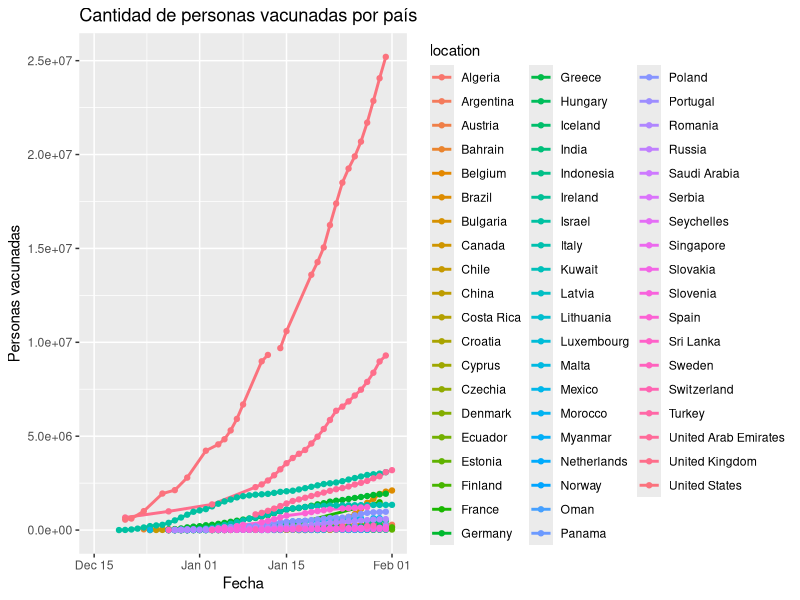
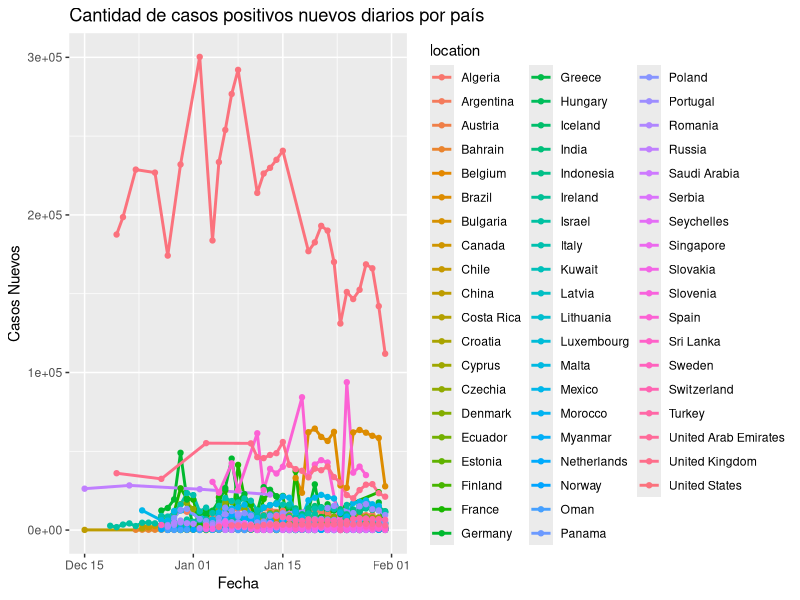
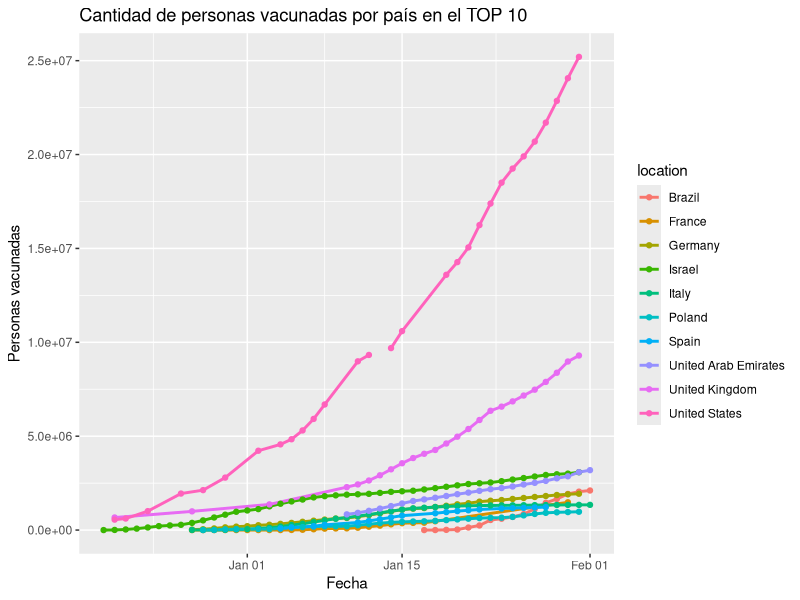
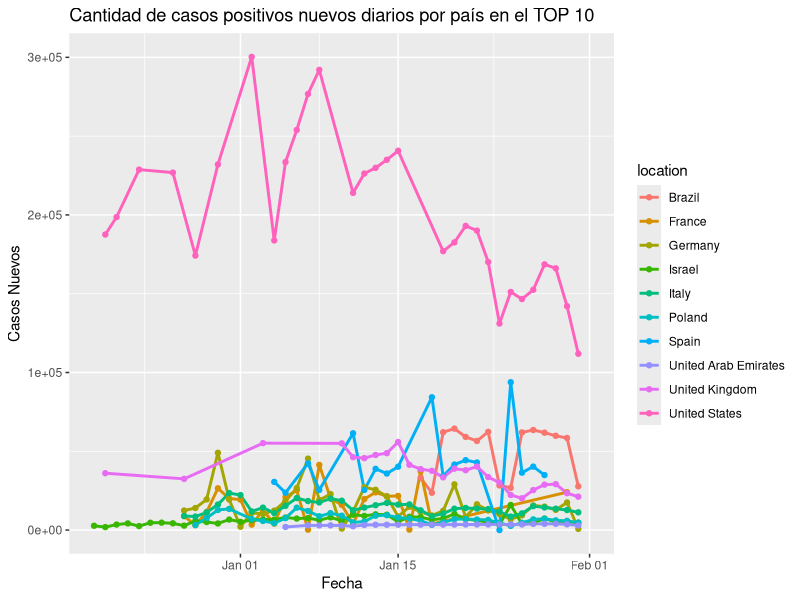
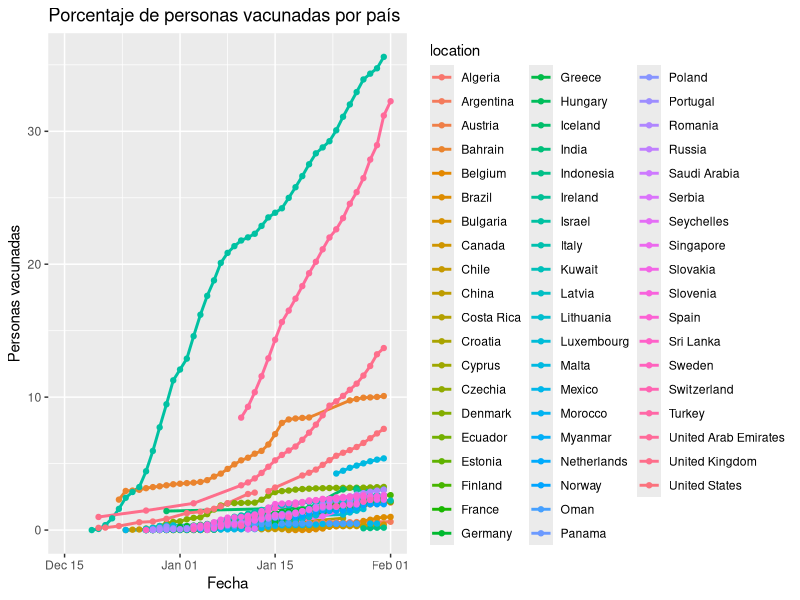
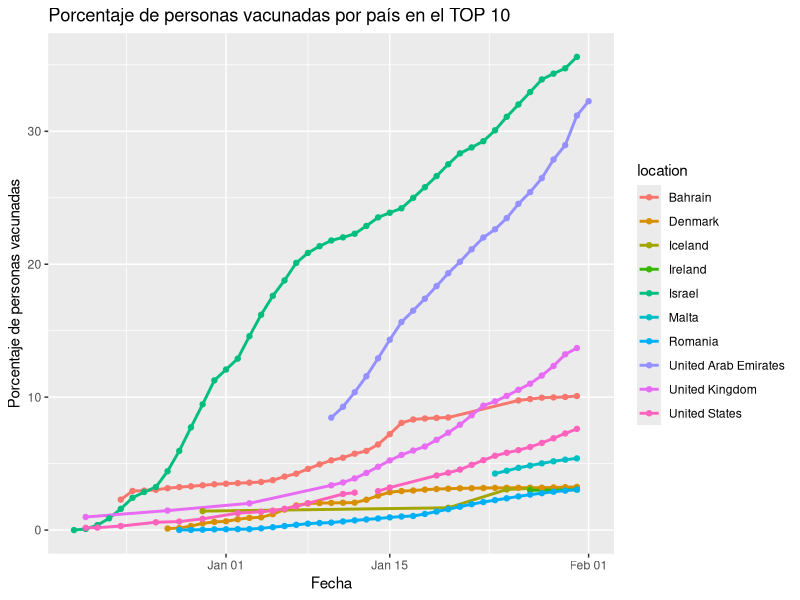
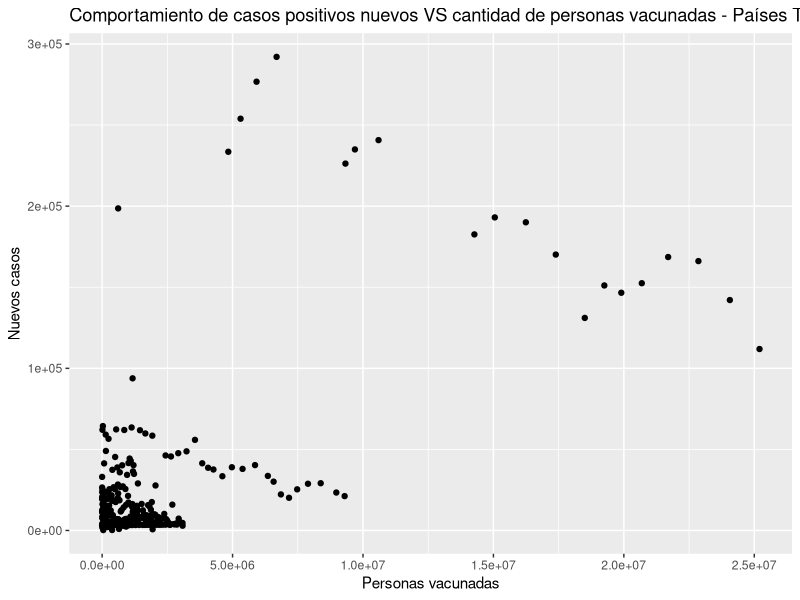
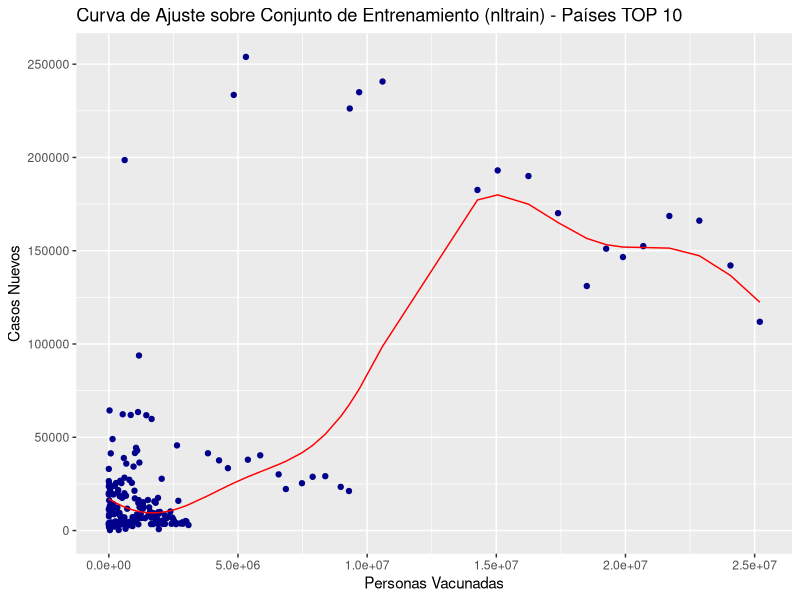

The R source for these figures, in order:
# BEDU - DATA ANALYSIS (SANTANDER) 
# Módulo 2: Programación y estadística con R

# Equipo 8
# Miriam Mayela Alcocer Anaya
# Ana Silvia Escalante
# Fatima Martínez Torres
# Yael Isaac Ramírez Méndez

# Paquetería a usar
library(dplyr)
library(e1071)
library(ggplot2)
library(caTools)

# Importación del data set ya filtrado con columnas necesarias
dataCovid <- read.csv(file = "owid-covid-data.csv")

# Filtración para obtener registros de países que ya tengan vacunas
dataCovidFilter <- dataCovid %>% filter(total_vaccinations > 0)
dataCovidFilter <- dataCovidFilter %>% filter(location != "World")

# Date format
dataCovidFilter$date = as.Date(dataCovidFilter$date, format = "%d/%m/%Y")

# Visualización de todos los países
jpeg(filename = "vacunados_mundo.jpg", width = 1300, height = 730, quality = 100, res = 125)

dataCovidFilter %>%
  group_by(location) %>%
  ggplot(aes(x=date, y=people_vaccinated, color=location)) +
  geom_line(size=1) + 
  geom_point(size=1.5) + 
  xlab("Fecha") +
  ylab("Personas vacunadas") +
  ggtitle("Cantidad de personas vacunadas por país")

dev.off()

jpeg(filename = "casosnuevos_paises.jpg", width = 1300, height = 730, quality = 100, res = 125)

dataCovidFilter %>%
  group_by(location, date) %>%
  ggplot(aes(x=date, y=new_cases, color=location)) +
  geom_line(size=1) + 
  geom_point(size=1.5) +
  xlab("Fecha") +
  ylab("Casos Nuevos") +
  ggtitle("Cantidad de casos positivos nuevos diarios por país")

dev.off()

# Ordenación de datos para obtener el TOP 10 de países con más personas vacunadas
orderedDataCovid <- dataCovidFilter[order(dataCovidFilter$people_vaccinated, decreasing = TRUE),]
dataCovidUnique <- orderedDataCovid[match(unique(orderedDataCovid$location), orderedDataCovid$location),]
#orderedDataCovid <- dataCovidUnique[order(dataCovidUnique$people_vaccinated, decreasing = TRUE),]
topDataCovidUnique <- dataCovidUnique[1:10,]
topDataCovid <- dataCovidFilter %>% filter(location %in% topDataCovidUnique$location)

# Visualización de los datos del TOP 10 de países

jpeg(filename = "vacunados_top.jpg", width = 1300, height = 730, quality = 100, res = 125)

topDataCovid %>%
  group_by(location) %>%
  ggplot(aes(x=date, y=people_vaccinated, color=location)) +
  geom_line(size=1) + 
  geom_point(size=1.5) +
  xlab("Fecha") +
  ylab("Personas vacunadas") +
  ggtitle("Cantidad de personas vacunadas por país en el TOP 10")

dev.off()

jpeg(filename = "casosnuevos_top.jpg", width = 1300, height = 730, quality = 100, res = 125)

topDataCovid %>%
  group_by(location, date) %>%
  ggplot(aes(x=date, y=new_cases, color=location)) +
  geom_line(size=1) + 
  geom_point(size=1.5) +
  xlab("Fecha") +
  ylab("Casos Nuevos") +
  ggtitle("Cantidad de casos positivos nuevos diarios por país en el TOP 10")

dev.off()

# Porcentaje poblacional
dataCovidFilter$porcentaje_vacunado <- dataCovidFilter$people_vaccinated * 100/dataCovidFilter$population

# Visualización de todos los países

jpeg(filename = "vacunados_porcentaje_mundo.jpg", width = 1300, height = 730, quality = 100, res = 125)

dataCovidFilter %>%
  group_by(location) %>%
  ggplot(aes(x=date, y=porcentaje_vacunado, color=location)) +
  geom_line(size=1) + 
  geom_point(size=1.5) + 
  xlab("Fecha") +
  ylab("Personas vacunadas") +
  ggtitle("Porcentaje de personas vacunadas por país")

dev.off()

# Ordenación de datos para obtener el TOP 10 de países con mayor porcentaje de personas vacunadas
orderedDataCovidPorcentaje <- dataCovidFilter[order(dataCovidFilter$porcentaje_vacunado, decreasing = TRUE),]
dataCovidUniquePorcentaje <- orderedDataCovidPorcentaje[match(unique(orderedDataCovidPorcentaje$location), orderedDataCovidPorcentaje$location),]
#orderedDataCovid <- dataCovidUnique[order(dataCovidUnique$people_vaccinated, decreasing = TRUE),]
topDataCovidUniquePorcentaje <- dataCovidUniquePorcentaje[1:10,]
topDataCovidPorcentaje <- dataCovidFilter %>% filter(location %in% topDataCovidUniquePorcentaje$location)

# Visualización de los datos del TOP 10 de países

jpeg(filename = "vacunados_porcentaje_top.jpg", width = 1300, height = 730, quality = 100, res = 125)

topDataCovidPorcentaje %>%
  group_by(location) %>%
  ggplot(aes(x=date, y=porcentaje_vacunado, color=location)) +
  geom_line(size=1) + 
  geom_point(size=1.5) +
  xlab("Fecha") +
  ylab("Porcentaje de personas vacunadas") +
  ggtitle("Porcentaje de personas vacunadas por país en el TOP 10")

dev.off()



# --------Análisis de Correlación--------

# Omitir NA's
S_topDataCovid <- na.omit(topDataCovid)
write.csv(S_topDataCovid, file = "topDataCovid.csv")
attach(S_topDataCovid)

# Primera prueba de correlación entre la cantidad de personas vacunadas y los casos positivos nuevos por día
correlacion <- cor(people_vaccinated, new_cases)

# Prueba con un modelo de regresión lineal
modelo <- lm(new_cases ~ people_vaccinated)
summary(modelo) # p-value importante, pero R^2 mínima

# Visualización

jpeg(filename = "casosnuevos_vacunados_top.jpg", width = 1300, height = 730, quality = 100, res = 125)

S_topDataCovid %>%
  ggplot() +
  aes(people_vaccinated, new_cases) +
  geom_point() +
  xlab("Personas vacunadas") +
  ylab("Nuevos casos") +
  ggtitle("Comportamiento de casos positivos nuevos VS cantidad de personas vacunadas - Países TOP 10")

dev.off()

# Prueba de modelo de regresión con Vectores de Soporte (SVR)

# Dividir a datos de entrenamiento y de prueba a un 70%
split <- sample.split(S_topDataCovid$new_cases, SplitRatio = 0.7)
nltrain <- subset(S_topDataCovid, split == TRUE) # entrenamiento
nltest <- subset(S_topDataCovid, split == FALSE) # prueba

# Modelo de SVM en su tipo en reresión
set.seed(1234)
regresor_svr <- svm(new_cases ~ people_vaccinated, data = nltrain, type = "eps-regression")

# --------ENTRENAMIENTO--------

# Predicciones sobre el conjunto de entrenamiento
newcases_svr_predict <- predict(regresor_svr, nltrain)

# Prueba de correlación
cor(nltrain$new_cases, newcases_svr_predict)
summary(regresor_svr)

# Visualización

jpeg(filename = "svm_top_entrenamiento.jpg", width = 1300, height = 730, quality = 100, res = 125)

nltrain %>%
  ggplot() +
  geom_point(aes(people_vaccinated, new_cases), color = "darkblue") +
  geom_line(aes(x = people_vaccinated, y = newcases_svr_predict), color = "red") +
  xlab("Personas Vacunadas") + 
  ylab("Casos Nuevos") + 
  ggtitle("Curva de Ajuste sobre Conjunto de Entrenamiento (nltrain) - Países TOP 10")

dev.off()

# --------PRUEBA--------

# Predicciones sobre el conjunto de prueba
newcases_svr_test_predict <- predict(regresor_svr, nltest)

# Prueba de correlación
cor(nltest$new_cases, newcases_svr_test_predict)

# Visualización

jpeg(filename = "svm_top_prueba.jpg", width = 1300, height = 730, quality = 100, res = 125)

nltest %>%
  ggplot() +
  geom_point(aes(people_vaccinated, new_cases), color = "darkblue") +
  geom_line(aes(x = people_vaccinated, y = newcases_svr_test_predict),
            color = "red") +
  xlab("Personas Vacunadas") + 
  ylab("Casos Nuevos") + 
  ggtitle("Curva de Ajuste sobre Conjunto de Prueba (nltest) - Países TOP 10")

dev.off()



str(dataCovidFilter)

# Datos de todos los países para comprobar algún aumento de correlación posible

# --------Análisis de Correlación--------

# Omitir NA's
S_dataCovidFilter <- na.omit(dataCovidFilter)
# write.csv(S_dataCovidFilter, file = "topDataCovid.csv")
attach(S_dataCovidFilter)

# Primera prueba de correlación entre la cantidad de personas vacunadas y los casos positivos nuevos por día
correlacion2 <- cor(people_vaccinated, new_cases)

# Prueba con un modelo de regresión lineal
modelo2 <- lm(new_cases ~ people_vaccinated)
summary(modelo) # p-value importante, pero R^2 mínima

# Visualización

jpeg(filename = "casosnuevos_vacunados_mundo.jpg", width = 1300, height = 730, quality = 100, res = 125)

S_dataCovidFilter %>%
  ggplot() +
  aes(people_vaccinated, new_cases) +
  geom_point() +
  xlab("Personas vacunadas") +
  ylab("Nuevos casos") +
  ggtitle("Comportamiento de casos positivos nuevos VS cantidad de personas vacunadas - Mundo")

dev.off()

# Prueba de modelo de regresión con Vectores de Soporte (SVR)

# Dividir a datos de entrenamiento y de prueba a un 70%
split2 <- sample.split(S_dataCovidFilter$new_cases, SplitRatio = 0.7)
nltrain2 <- subset(S_dataCovidFilter, split == TRUE) # entrenamiento
nltest2 <- subset(S_dataCovidFilter, split == FALSE) # prueba

# Modelo de SVM en su tipo en reresión
set.seed(1234)
regresor_svr2 <- svm(new_cases ~ people_vaccinated, data = nltrain2, type = "eps-regression")

# --------ENTRENAMIENTO--------

# Predicciones sobre el conjunto de entrenamiento
newcases_svr_predict2 <- predict(regresor_svr2, nltrain2)

# Prueba de correlación
cor(nltrain2$new_cases, newcases_svr_predict2)
summary(regresor_svr2)

# Visualización

jpeg(filename = "svm_entrenamiento_mundo.jpg", width = 1300, height = 730, quality = 100, res = 125)

nltrain2 %>%
  ggplot() +
  geom_point(aes(people_vaccinated, new_cases), color = "darkblue") +
  geom_line(aes(x = people_vaccinated, y = newcases_svr_predict2), color = "red") +
  xlab("Personas Vacunadas") + 
  ylab("Casos Nuevos") + 
  ggtitle("Curva de Ajuste sobre Conjunto de Entrenamiento (nltrain) - Mundo")

dev.off()

# --------PRUEBA--------

# Predicciones sobre el conjunto de prueba
newcases_svr_test_predict2 <- predict(regresor_svr2, nltest2)

# Prueba de correlación
cor(nltest2$new_cases, newcases_svr_test_predict2)

# Visualización

jpeg(filename = "svm_prueba_mundo.jpg", width = 1300, height = 730, quality = 100, res = 125)

nltest2 %>%
  ggplot() +
  geom_point(aes(people_vaccinated, new_cases), color = "darkblue") +
  geom_line(aes(x = people_vaccinated, y = newcases_svr_test_predict2),
            color = "red") +
  xlab("Personas Vacunadas") + 
  ylab("Casos Nuevos") + 
  ggtitle("Curva de Ajuste sobre Conjunto de Entrenamiento (nltest) - Mundo")

dev.off()
